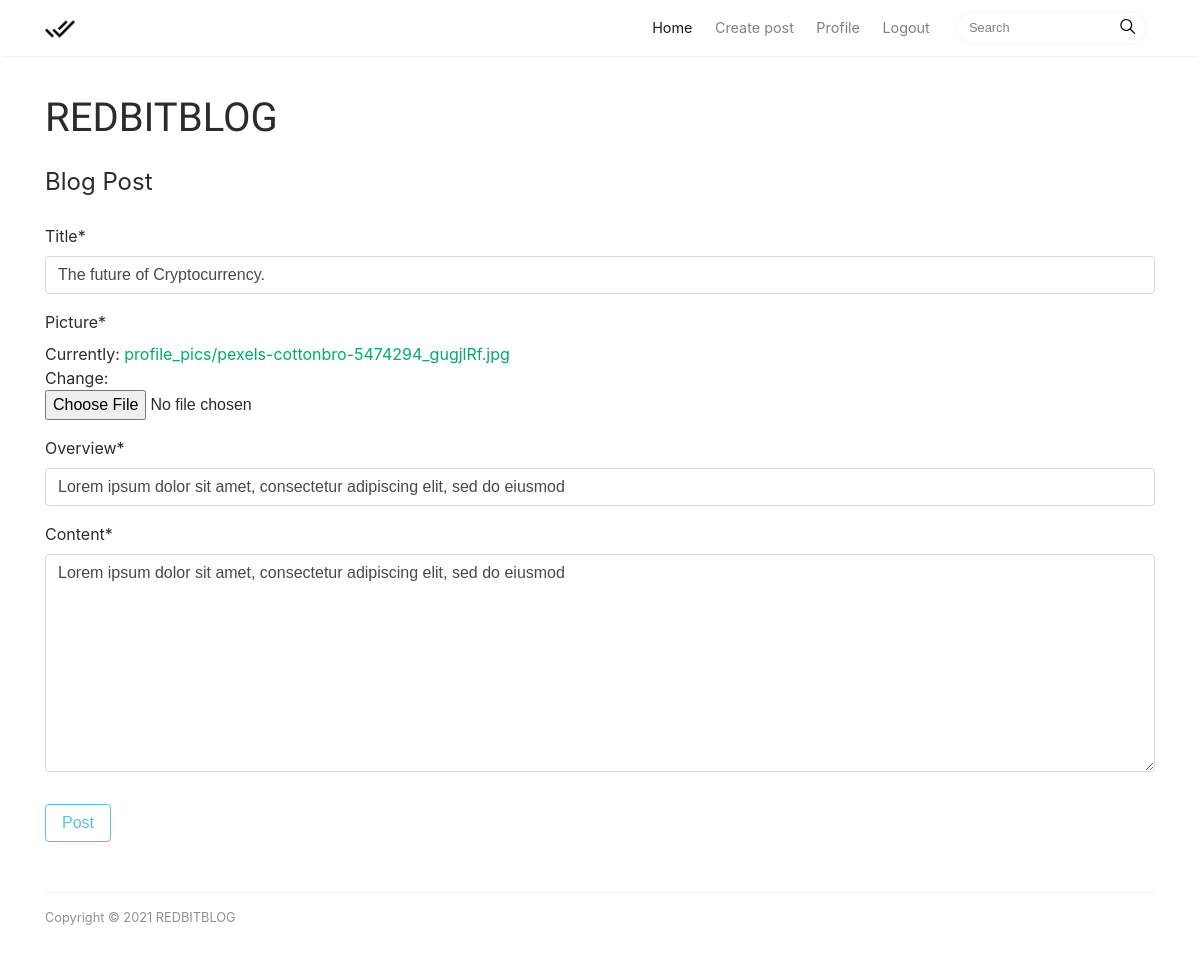
The app's page /post/20/update/ (signed in) with its own data.
### blog/models.py (models this page shows, shortened)
class Post(models.Model):
    title = models.CharField(max_length=100)
    picture = models.ImageField(
        default='default-img.jpg', upload_to='profile_pics')
    overview = models.CharField(max_length=100, null=True)
    content = models.TextField()
    date = models.DateTimeField(default=timezone.now)
    author = models.ForeignKey(
        User, on_delete=models.CASCADE)

### blog/views.py (the view, shortened to what this page needs)
class PostUpdateView(LoginRequiredMixin, UserPassesTestMixin, UpdateView):
    model = Post
    fields = ['title', 'picture', 'overview', 'content']
    def test_func(self):
        post = self.get_object()
        if self.request.user == post.author:
            return True
        return False

### blog/templates/blog/post_form.html (shortened to what this page needs)
{%extends 'blog/base.html'%}
{%load crispy_forms_tags%}
{%block content%}
<div class='content-section'>
    <form method="POST">
        <fieldset class='form-group'>
            <legend class="border-bottom mb-4">
                Blog Post
            </legend>
            {{form|crispy}}
        </fieldset>
        <div class="form-group">
            <button class="btn btn-outline-info" type="submit">
                Post
            </button>
        </div>
    </form>
</div>
{%endblock content%}

### blog/static/blog/mediumish.css (style rules this page uses)
body { padding-top:5rem; }
a { color:#00ab6b; }
a,a:hover { transition:all 0.2s; }

### records on screen
Post: title "The future of Cryptocurrency.", overview "Lorem ipsum dolor sit amet, consectetur adipiscing elit, sed do eiusmod", content "Lorem ipsum dolor sit amet, consectetur adipiscing elit, sed do eiusmod"
